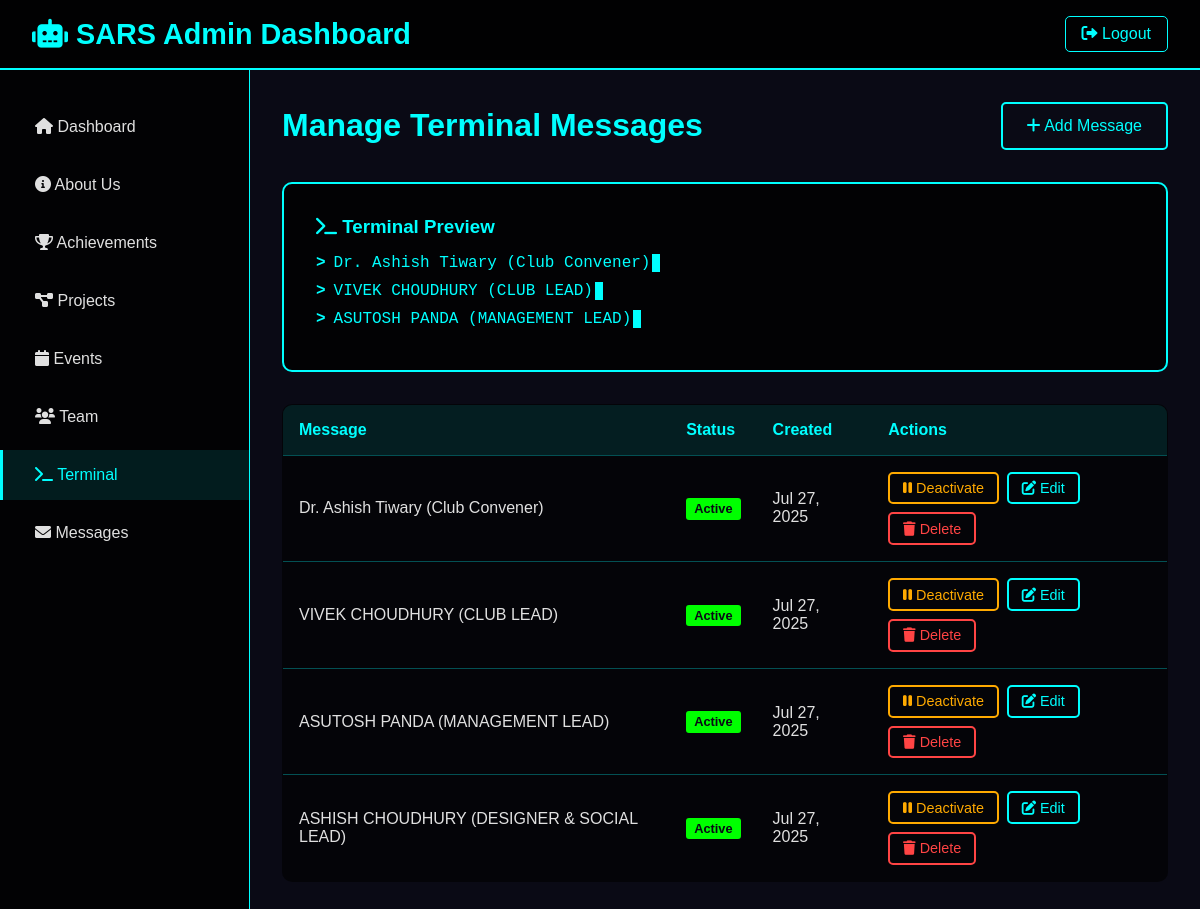
Page /admin/manage_terminal.php (signed in) on the committed database.
### tables this page shows
CREATE TABLE terminal_messages (
    id INT PRIMARY KEY AUTO_INCREMENT,
    message TEXT NOT NULL,
    is_active BOOLEAN DEFAULT TRUE,
    created_at TIMESTAMP DEFAULT CURRENT_TIMESTAMP,
    updated_at TIMESTAMP DEFAULT CURRENT_TIMESTAMP ON UPDATE CURRENT_TIMESTAMP
);

### admin/manage_terminal.php (the view, shortened to what this page needs)
<?php
require_once '../config/database.php';
$stmt = $pdo->query("SELECT * FROM terminal_messages ORDER BY created_at DESC");
$messages = $stmt->fetchAll(PDO::FETCH_ASSOC);
?>
<!DOCTYPE html>
<html lang="en">
<head>
    <link rel="stylesheet" href="https://cdnjs.cloudflare.com/ajax/libs/font-awesome/6.0.0/css/all.min.css">
</head>
<body>
    <header class="admin-header">
        <h1><i class="fas fa-robot"></i> SARS Admin Dashboard</h1>
        <a href="logout.php" class="logout-btn"><i class="fas fa-sign-out-alt"></i> Logout</a>
    </header>
    <div class="dashboard-container">
        <nav class="sidebar">
            <ul>
                <li><a href="dashboard.php"><i class="fas fa-home"></i> Dashboard</a></li>
                <li><a href="manage_about.php"><i class="fas fa-info-circle"></i> About Us</a></li>
                <li><a href="manage_achievements.php"><i class="fas fa-trophy"></i> Achievements</a></li>
                <li><a href="manage_projects.php"><i class="fas fa-project-diagram"></i> Projects</a></li>
                <li><a href="manage_events.php"><i class="fas fa-calendar"></i> Events</a></li>
                <li><a href="manage_team.php"><i class="fas fa-users"></i> Team</a></li>
                <li><a href="manage_terminal.php" class="active"><i class="fas fa-terminal"></i> Terminal</a></li>
                <li><a href="manage_messages.php"><i class="fas fa-envelope"></i> Messages</a></li>
            </ul>
        </nav>
        <main class="main-content">
            <div class="page-header">
                <h2 class="page-title">Manage Terminal Messages</h2>
                <button class="btn" onclick="openModal('addModal')">
                    <i class="fas fa-plus"></i> Add Message
                </button>
            </div>
            <div class="terminal-preview">
                <h3><i class="fas fa-terminal"></i> Terminal Preview</h3>
                <div id="terminalPreview">
                </div>
            </div>
            <table class="messages-table">
                <thead>
                    <tr>
                        <th>Message</th>
                        <th>Status</th>
                        <th>Created</th>
                        <th>Actions</th>
                    </tr>
                </thead>
                <tbody>
                    <?php foreach ($messages as $message): ?>
                        <tr>
                            <td><?php echo htmlspecialchars($message['message']); ?></td>
                            <td>
                                <span class="status-badge status-<?php echo $message['is_active'] ? 'active' : 'inactive'; ?>">
                                    <?php echo $message['is_active'] ? 'Active' : 'Inactive'; ?>
                                </span>
                            </td>
                            <td><?php echo date('M j, Y', strtotime($message['created_at'])); ?></td>
                            <td>
                                <div class="action-buttons">
                                    <form method="POST" style="display: inline;">
                                        <button type="submit" class="btn <?php echo $message['is_active'] ? 'btn-warning' : 'btn-success'; ?> btn-small">
                                            <i class="fas fa-<?php echo $message['is_active'] ? 'pause' : 'play'; ?>"></i>
                                            <?php echo $message['is_active'] ? 'Deactivate' : 'Activate'; ?>
                                        </button>
                                    </form>
                                    <button class="btn btn-small" onclick="editMessage(<?php echo htmlspecialchars(json_encode($message)); ?>)">
                                        <i class="fas fa-edit"></i> Edit
                                    </button>
                                    <button class="btn btn-danger btn-small" onclick="deleteMessage(<?php echo $message['id']; ?>)">
                                        <i class="fas fa-trash"></i> Delete
                                    </button>
                                </div>
                            </td>
                        </tr>
                    <?php endforeach; ?>
                </tbody>
            </table>
        </main>
    </div>
</body>
</html>

### admin/manage_terminal.php (style rules this page uses)
* { margin: 0; padding: 0; box-sizing: border-box; }
:root { --cyan-primary: #00ffff; --cyan-dark: #00b3b3; --dark-bg: #0a0a15; --dark-secondary: #121228; }
body { font-family: 'Arial', sans-serif; background-color: var(--dark-bg); color: #e0e0e0; min-height: 100vh; }
.admin-header { background: rgba(0, 0, 0, 0.9); border-bottom: 2px solid var(--cyan-primary); padding: 1rem 2rem; display: flex; justify-content: space-between; align-items: center; }
.admin-header h1 { color: var(--cyan-primary); font-size: 1.8rem; }
.logout-btn { background: transparent; color: var(--cyan-primary); border: 1px solid var(--cyan-primary); padding: 0.5rem 1rem; border-radius: 5px; text-decoration: none; transition: all 0.3s ease; }
.dashboard-container { display: grid; grid-template-columns: 250px 1fr; min-height: calc(100vh - 80px); }
.sidebar { background: rgba(0, 0, 0, 0.8); border-right: 1px solid var(--cyan-primary); padding: 2rem 0; }
.sidebar ul { list-style: none; }
.sidebar ul li { margin-bottom: 0.5rem; }
.sidebar ul li a { display: block; padding: 1rem 2rem; color: #e0e0e0; text-decoration: none; transition: all 0.3s ease; border-left: 3px solid transparent; }
.sidebar ul li a:hover, .sidebar ul li a.active { background: rgba(0, 255, 255, 0.1); border-left-color: var(--cyan-primary); color: var(--cyan-primary); }
.main-content { padding: 2rem; }
.page-header { display: flex; justify-content: space-between; align-items: center; margin-bottom: 2rem; }
.page-title { color: var(--cyan-primary); font-size: 2rem; }
.btn { background: transparent; color: var(--cyan-primary); border: 2px solid var(--cyan-primary); padding: 0.8rem 1.5rem; border-radius: 5px; cursor: pointer; text-decoration: none; display: inline-block; transition: all 0.3s ease; font-size: 1rem; }
.btn-danger { border-color: #ff4444; color: #ff4444; }
.btn-warning { border-color: #ffaa00; color: #ffaa00; }
.terminal-preview { background: rgba(0, 0, 0, 0.8); border: 2px solid var(--cyan-primary); border-radius: 10px; padding: 2rem; margin-bottom: 2rem; font-family: 'Courier New', monospace; }
.terminal-preview h3 { color: var(--cyan-primary); margin-bottom: 1rem; font-family: 'Arial', sans-serif; }
.messages-table { width: 100%; border-collapse: collapse; background: rgba(0, 0, 0, 0.6); border: 1px solid var(--cyan-primary); border-radius: 10px; overflow: hidden; }
.messages-table th, .messages-table td { padding: 1rem; text-align: left; border-bottom: 1px solid rgba(0, 255, 255, 0.3); }
.messages-table th { background: rgba(0, 255, 255, 0.1); color: var(--cyan-primary); font-weight: bold; }
.status-badge { padding: 0.2rem 0.5rem; border-radius: 3px; font-size: 0.8rem; font-weight: bold; }
.status-active { background: #00ff00; color: var(--dark-bg); }
.action-buttons { display: flex; gap: 0.5rem; flex-wrap: wrap; }
.btn-small { padding: 0.4rem 0.8rem; font-size: 0.9rem; }

### rows in the picture
terminal_messages: message "Dr. Ashish Tiwary (Club Convener)", is_active "Active", created_at "Jul 27, 2025"
terminal_messages: message "VIVEK CHOUDHURY (CLUB LEAD)", is_active "Active", created_at "Jul 27, 2025"
terminal_messages: message "ASUTOSH PANDA (MANAGEMENT LEAD)", is_active "Active", created_at "Jul 27, 2025"
terminal_messages: message "ASHISH CHOUDHURY (DESIGNER & SOCIAL LEAD)", is_active "Active", created_at "Jul 27, 2025"
